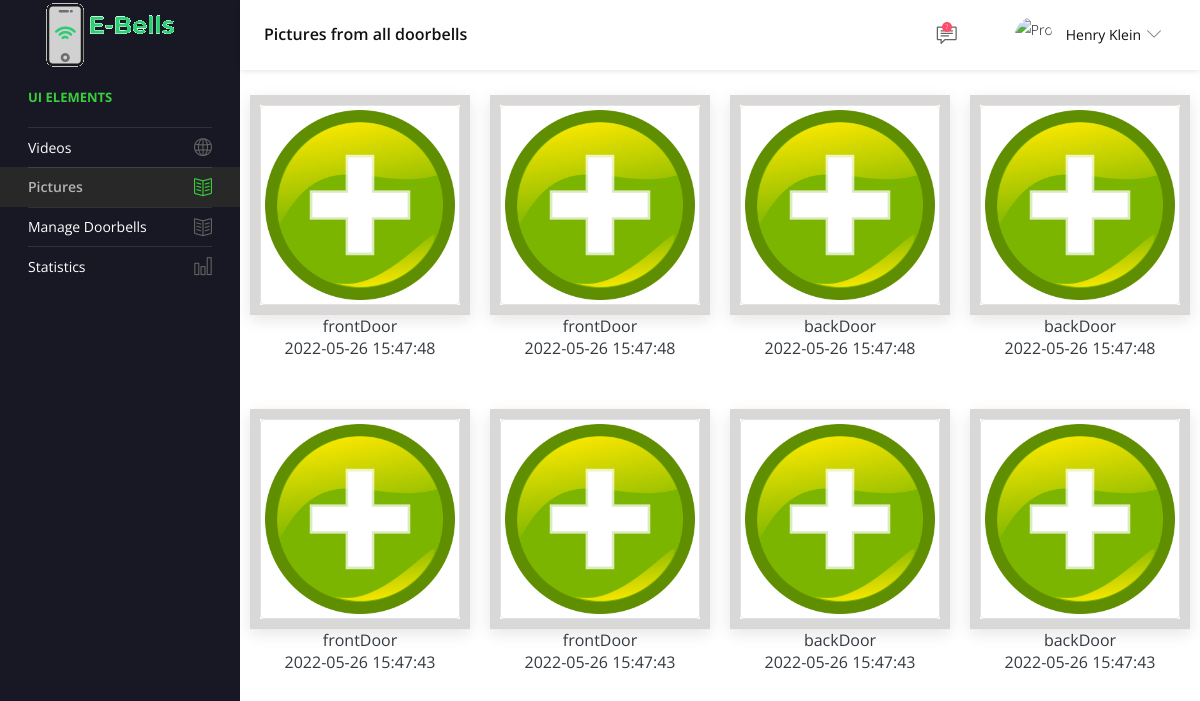
Page /image (signed in) on the committed database.
### tables this page shows
CREATE TABLE PICTURE
            (ID     INTAGER     PRIMARY KEY,
            DATA    TEXT        NOT NULL,        
            DOORBELL_ID    INTAGER    NOT NULL,
            DATE    TEXT    NOT NULL,
            FOREIGN KEY(DOORBELL_ID) REFERENCES DOORBELL(ID)
            );

CREATE TABLE DOORBELL
            (ID     INTAGER     PRIMARY KEY,
            IP    TEXT        NOT NULL,
            NAME    TEXT    NOT NULL,
            USER_ID    INTAGER    NOT NULL,
            FOREIGN KEY(USER_ID) REFERENCES USER(ID)
            );

### WebServer.py (the view)
@app.route('/image')
def image():
    if "user" in session:
        user = session["user"]
        conn = sqlite3.connect('static/proj.db')
        c = conn.cursor()
        c.execute("SELECT PICTURE.DATA, PICTURE.DATE, DOORBELL.NAME FROM PICTURE JOIN DOORBELL ON PICTURE.DOORBELL_ID = DOORBELL.ID WHERE DOORBELL.USER_ID LIKE ? order by PICTURE.DATE desc", (user,))
        bell_ids = c.fetchall()
        data = []
        names = []
        dates = []
        for bell in bell_ids:
            data.append(bell[0])
            dates.append(bell[1].split(".")[0]) #split to remove miliseconds
            names.append(bell[2])
        c.close()
        conn.close()
        return render_template('imageGal.html', imgs = data, dates = dates, esps = names)
    return redirect(url_for("login"))

### templates/imageGal.html (shortened to what this page needs)
<!DOCTYPE html>
<html lang="en">
<head>
<link rel="stylesheet" href="https://maxcdn.bootstrapcdn.com/bootstrap/4.0.0/css/bootstrap.min.css">
    <link rel="stylesheet" href="static/vendors/simple-line-icons/css/simple-line-icons.css">
    <link rel="stylesheet" href="static/vendors/flag-icon-css/css/flag-icon.min.css">
    <link rel="stylesheet" href="static/vendors/css/vendor.bundle.base.css">
    <link rel="stylesheet" href="static/css/custom.css">
    <link rel="stylesheet" href="static/css/style.css" />
  </head>
  <body>
    <div class="container-scroller">
      <nav class="navbar default-layout-navbar col-lg-12 col-12 p-0 fixed-top d-flex flex-row">
        <div class="navbar-brand-wrapper d-flex align-items-center">
            <a class="brand-logo" href= "{{ url_for('dashboard') }}">
              <img src="static/logo.png" alt="logo" class="logo-dark"/>
          </a>
        </div>
        <div class="navbar-menu-wrapper d-flex align-items-center flex-grow-1">
          <h5 class="mb-0 font-weight-medium d-none d-lg-flex">Pictures from all doorbells</h5>
          <ul class="navbar-nav navbar-nav-right ml-auto">
            <li class="nav-item dropdown">
              <a class="nav-link count-indicator message-dropdown" id="messageDropdown" href="#" data-toggle="dropdown" aria-expanded="false">
                <i class="icon-speech"></i>
                <span class="count">7</span>
              </a>
            </li>
            <li class="nav-item dropdown d-none d-xl-inline-flex user-dropdown">
              <a class="nav-link dropdown-toggle" id="UserDropdown" href="#" data-toggle="dropdown" aria-expanded="false">
                <img class="img-xs rounded-circle ml-2" src="static/images/faces/face8.jpg" alt="Profile image"> <span class="font-weight-normal"> Henry Klein </span></a>
            </li>
          </ul>
        </div>
      </nav>
      <div class="container-fluid page-body-wrapper">
        <nav class="sidebar sidebar-offcanvas" id="sidebar">
          <ul class="nav">
            <li class="nav-item nav-category"><span class="nav-link">UI Elements</span></li>
            <li class="nav-item">
              <a class="nav-link" href="{{ url_for('video') }}">
                <span class="menu-title">Videos</span>
                <i class="icon-globe menu-icon"></i>
              </a>
          </li>
            <li class="nav-item active">
              <a class="nav-link" href="{{ url_for('image') }}">
                <span class="menu-title">Pictures</span>
                <i class="icon-book-open menu-icon"></i>
              </a>
            </li>
            <li class="nav-item">
              <a class="nav-link" data-toggle="collapse" href="#ui-basic" aria-expanded="false" aria-controls="ui-basic">
                <span class="menu-title">Manage Doorbells</span>
                <i class="icon-book-open menu-icon"></i>
              </a>
          </li>
            <li class="nav-item">
              <a class="nav-link" href="static/pages/charts/chartist.html">
                <span class="menu-title">Statistics</span>
                <i class="icon-chart menu-icon"></i>
              </a>
            </li>
          </ul>
        </nav>
</head>
<body>
<div class="main-panel">
<div class="container-fluid">
<div class="row">
{% for img in imgs %}
  <div class="col-sm-6 col-md-4 col-lg-3 image-container">
  <figure>
  <div class="pic image"><img src='{{ img }}' class="img-thumbnail grayscale"></div>
    <figcaption>
      {{ esps[loop.index0]}}</br>
      {{ dates[loop.index0]}}
    </figcaption>
  </figure>
</div>
{% endfor %}
</div>
</div>
</div>
</body>
</html>

### static/css/custom.css (style rules this page uses)
.image-container { display: flex; flex-wrap: wrap; gap:15px; justify-content: center; padding: 10px; }
.image-container .image { border:10px solid rgb(218, 215, 215); box-shadow: 0 5px 15px rgba(0,0,0,.1); overflow: hidden; cursor: pointer; }

### templates/imageGal.html (style rules this page uses)
figure { margin: 15px 0; }
figcaption { text-align: center; }
.grayscale { filter: grayscale(0); }

### rows in the picture
PICTURE: DATA (picture), DATE "2022-05-26 15:47:48"
DOORBELL: NAME "frontDoor"
PICTURE: DATA (picture), DATE "2022-05-26 15:47:48"
PICTURE: DATA (picture), DATE "2022-05-26 15:47:48"
DOORBELL: NAME "backDoor"
PICTURE: DATA (picture), DATE "2022-05-26 15:47:48"
PICTURE: DATA (picture), DATE "2022-05-26 15:47:43"
PICTURE: DATA (picture), DATE "2022-05-26 15:47:43"
PICTURE: DATA (picture), DATE "2022-05-26 15:47:43"
PICTURE: DATA (picture), DATE "2022-05-26 15:47:43"
